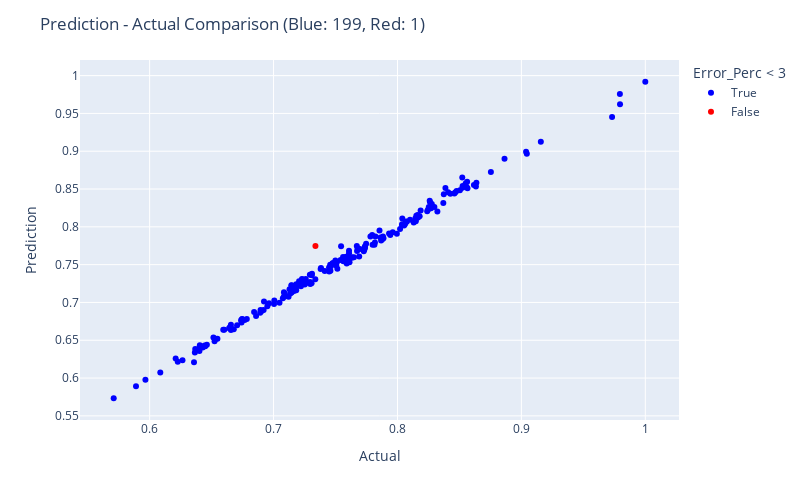

Write notebook code for a chart like this one.
### Code cell
fig = px.scatter(res, x="Actual", y="Prediction", color = "Error_Perc < 3", color_discrete_map= {True:"blue", False: "red"},
                 hover_data=["Actual", "Prediction", "Error_Perc"])

fig.update_layout(
    autosize=False,
    width=800,
    height=500,
    title_text=f"Prediction - Actual Comparison (Blue: {blue}, Red: {red})",
)

fig.show()

### Figure 1 — Plotly figure (JSON) as saved in the notebook; plotly's stock layout.template omitted (floating-point values rounded to 4 significant figures; data arrays with more than 128 entries replaced by an {"elided": "..."} marker saying what was removed)
{"data": [{"customdata": {"elided": "199x1 float values"}, "hovertemplate": "Error_Perc < 3=True<br>Actual=%{x}<br>Prediction=%{y}<br>Error_Perc=%{customdata[0]}<extra></extra>", "legendgroup": "True", "marker": {"color": "blue", "symbol": "circle"}, "mode": "markers", "name": "True", "orientation": "v", "showlegend": true, "type": "scatter", "x": {"elided": "199 float values"}, "xaxis": "x", "y": {"elided": "199 float values"}, "yaxis": "y"}, {"customdata": [[5.587]], "hovertemplate": "Error_Perc < 3=False<br>Actual=%{x}<br>Prediction=%{y}<br>Error_Perc=%{customdata[0]}<extra></extra>", "legendgroup": "False", "marker": {"color": "red", "symbol": "circle"}, "mode": "markers", "name": "False", "orientation": "v", "showlegend": true, "type": "scatter", "x": [0.7338], "xaxis": "x", "y": [0.7748], "yaxis": "y"}], "layout": {"autosize": false, "height": 500, "legend": {"title": {"text": "Error_Perc < 3"}, "tracegroupgap": 0}, "margin": {"t": 60}, "title": {"text": "Prediction - Actual Comparison (Blue: 199, Red: 1)"}, "width": 800, "xaxis": {"anchor": "y", "autorange": true, "domain": [0, 1], "range": [0.5437, 1.027], "title": {"text": "Actual"}, "type": "linear"}, "yaxis": {"anchor": "x", "autorange": true, "domain": [0, 1], "range": [0.5445, 1.021], "title": {"text": "Prediction"}, "type": "linear"}}}
